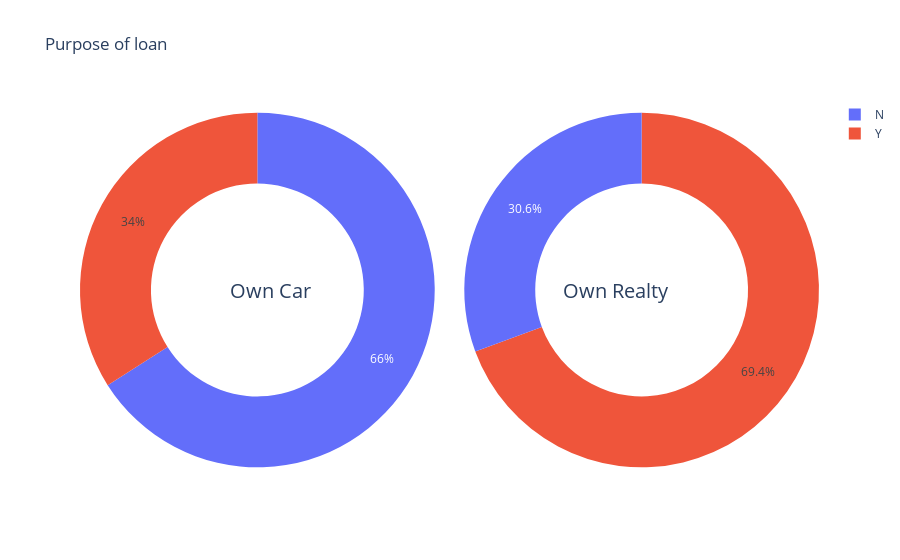

The notebook cell this image was saved under:
### Markdown cell above
## Purpose of Loan

### Code cell
configure_plotly_browser_state()
temp1 = application_train["FLAG_OWN_CAR"].value_counts()
temp2 = application_train["FLAG_OWN_REALTY"].value_counts()

fig = {
  "data": [
    {
      "values": temp1.values,
      "labels": temp1.index,
      "domain": {"x": [0, .48]},
      "name": "Own Car",
      "hoverinfo":"label+percent+name",
      "hole": .6,
      "type": "pie"
    },
    {
      "values": temp2.values,
      "labels": temp2.index,
      # "text":"Own Realty",
      "textposition":"inside",
      "domain": {"x": [.52, 1]},
      "name": "Own Reality",
      "hoverinfo":"label+percent+name",
      "hole": .6,
      "type": "pie"
    }],
  "layout": {
        "title":"Purpose of loan",
        "annotations": [
            {
                "font": {
                    "size": 20
                },
                "showarrow": False,
                "text": "Own Car",
                "x": 0.20,
                "y": 0.5
            },
            {
                "font": {
                    "size": 20
                },
                "showarrow": False,
                "text": "Own Realty",
                "x": 0.8,
                "y": 0.5
            }
        ]
    }
}
iplot(fig, filename='donut')

### Figure 1 — Plotly figure (JSON) as saved in the notebook; plotly's stock layout.template omitted (floating-point values rounded to 4 significant figures)
{"data": [{"domain": {"x": [0, 0.48]}, "name": "Own Car", "labels": ["N", "Y"], "values": [202924, 104587], "hoverinfo": "label+percent+name", "hole": 0.6, "type": "pie"}, {"textposition": "inside", "domain": {"x": [0.52, 1]}, "name": "Own Reality", "labels": ["Y", "N"], "values": [213312, 94199], "hoverinfo": "label+percent+name", "hole": 0.6, "type": "pie"}], "layout": {"annotations": [{"y": 0.5, "text": "Own Car", "font": {"size": 20}, "x": 0.2, "showarrow": false}, {"y": 0.5, "text": "Own Realty", "font": {"size": 20}, "x": 0.8, "showarrow": false}], "title": {"text": "Purpose of loan"}}}
